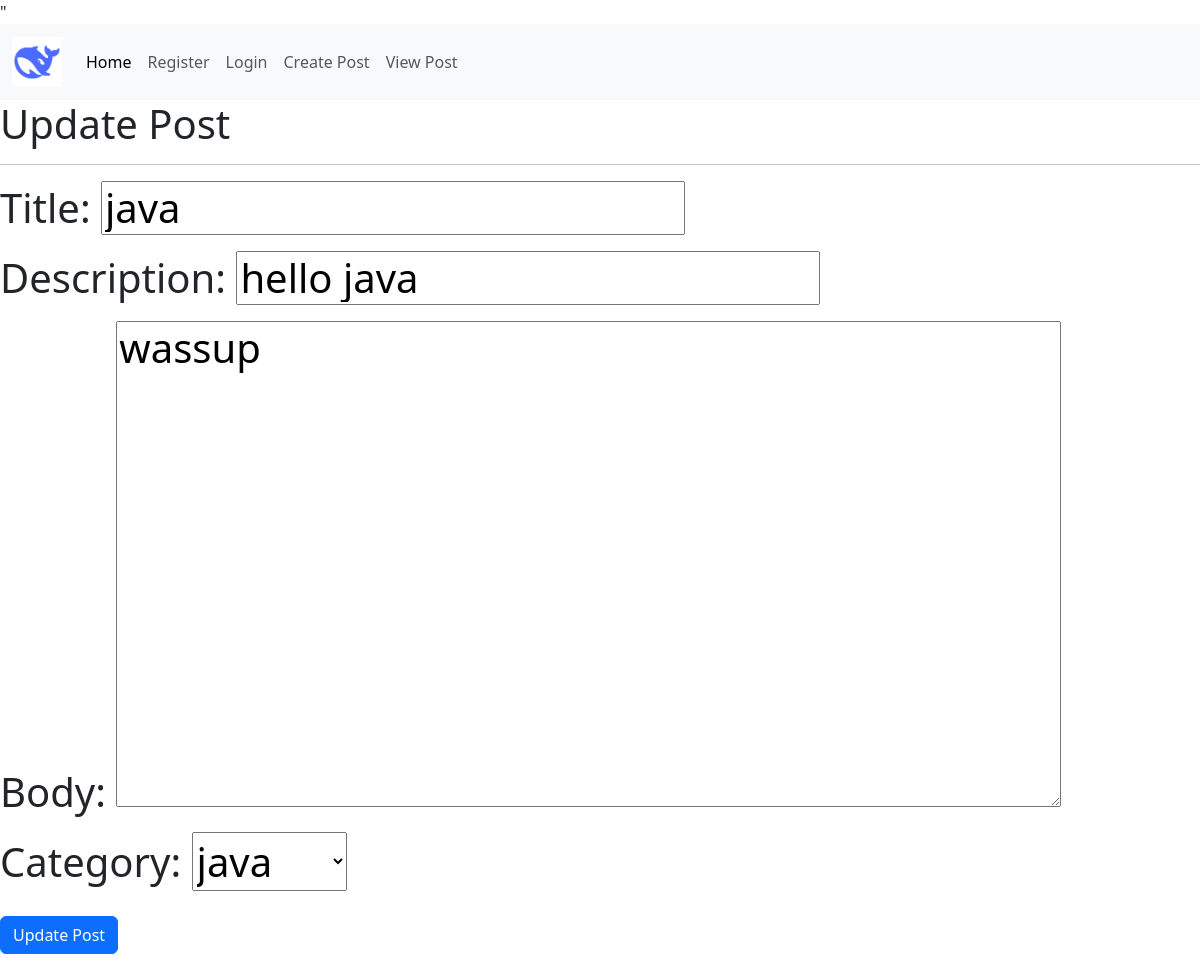
The app's page /update-post/4/ with its own data.
### myapp/models.py (models this page shows)
class Post(models.Model):
    author = models.ForeignKey(User, on_delete=models.CASCADE)
    title = models.CharField(max_length=200)
    description = models.CharField(max_length=300)
    body = models.TextField()
    published_on = models.DateTimeField(auto_now_add=True)
    category = models.ForeignKey(Category, on_delete=models.CASCADE)

### myapp/views.py (the view)
# urls.py: path('update-post/<id>/', views.update_post, name='update.post')
def update_post (request, id):
    post = Post.objects.get(pk=id) #returns single post
    form = PostForm(instance=post)
    context = {'form': form}
    if request.method == 'GET':
        return render(request, 'update-post.html', context)
    if request.method =='POST':
        form = PostForm(request.POST, instance=post)
        if form.is_valid():
            form.save()
            return redirect('view-post')

### myapp/forms.py
class PostForm(ModelForm):
    class Meta:
        model = Post
        fields = ('title', 'description', 'body', 'category')

### myapp/models.py (called while the page is built)
    def __str__(self):
        return (self.name)

### myapp/templates/update-post.html (shortened to what this page needs)
{% extends 'base.html' %}
{% block content %}
    <h1>Update Post<h1>
    <hr>
    <form method="post">
    {{ form.as_p }}
    <button class="btn btn-primary" type="submit">Update Post</button>
    </form>
{% endblock content %}

### records on screen
Post: title "java", description "hello java", body "wassup", category "java"
